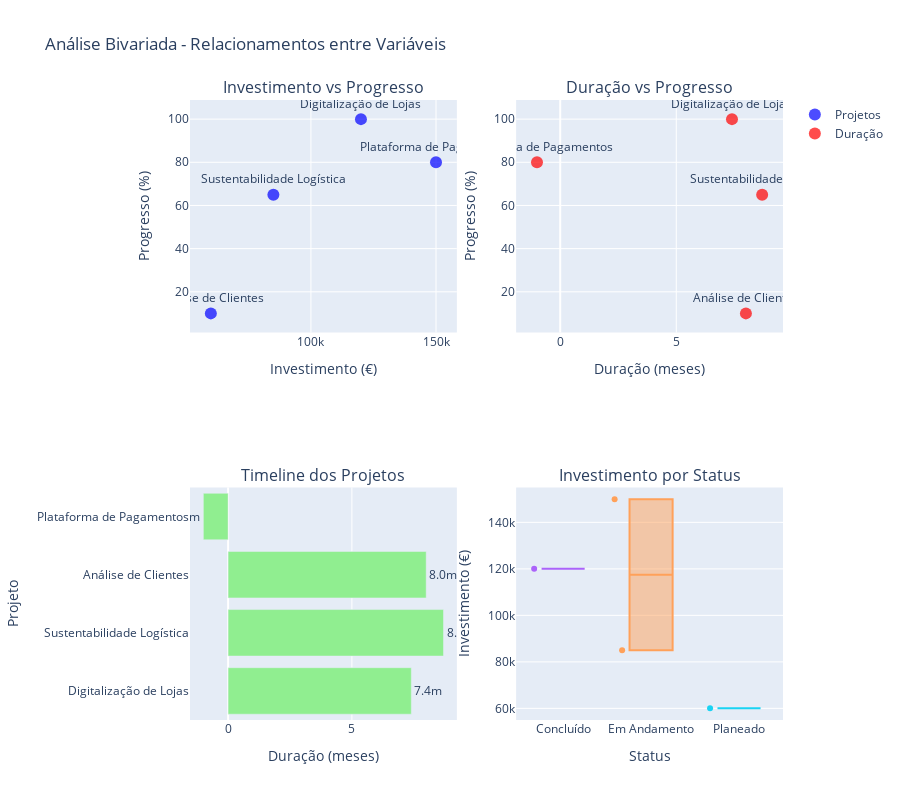

This figure's notebook cell:
### Markdown cell above
## 3. Análise Bivariada

### 3.1 Relação entre Investimento e Progresso

Uma questão fundamental na gestão de projetos é compreender se existe correlação entre o valor investido e o progresso alcançado.

### Code cell
# Análise bivariada - Correlações e relacionamentos
fig = make_subplots(
    rows=2, cols=2,
    subplot_titles=['Investimento vs Progresso', 'Duração vs Progresso', 
                   'Timeline dos Projetos', 'Investimento por Status'],
    specs=[[{"type": "scatter"}, {"type": "scatter"}],
           [{"type": "bar"}, {"type": "box"}]]
)

# Scatter 1: Investimento vs Progresso
fig.add_trace(
    go.Scatter(x=df['Investimento (€)'], 
               y=df['Progresso (%)'],
               text=df['Projeto'],
               mode='markers+text',
               textposition='top center',
               marker=dict(size=12, color='blue', opacity=0.7),
               name='Projetos'),
    row=1, col=1
)

# Scatter 2: Duração vs Progresso
fig.add_trace(
    go.Scatter(x=df['Duracao_meses'], 
               y=df['Progresso (%)'],
               text=df['Projeto'],
               mode='markers+text',
               textposition='top center',
               marker=dict(size=12, color='red', opacity=0.7),
               name='Duração'),
    row=1, col=2
)

# Timeline dos projetos (barras horizontais)
fig.add_trace(
    go.Bar(x=df['Duracao_meses'], 
           y=df['Projeto'],
           orientation='h',
           text=df['Duracao_meses'].apply(lambda x: f"{x:.1f}m"),
           textposition='outside',
           marker_color='lightgreen',
           name='Duração',
           showlegend=False),
    row=2, col=1
)

# Box plot: Investimento por Status
for status in df['Status'].unique():
    status_data = df[df['Status'] == status]
    fig.add_trace(
        go.Box(y=status_data['Investimento (€)'],
               name=status,
               boxpoints='all',
               jitter=0.3,
               showlegend=False),
        row=2, col=2
    )

fig.update_layout(height=800, title_text="Análise Bivariada - Relacionamentos entre Variáveis")
fig.update_xaxes(title_text="Investimento (€)", row=1, col=1)
fig.update_yaxes(title_text="Progresso (%)", row=1, col=1)
fig.update_xaxes(title_text="Duração (meses)", row=1, col=2)
fig.update_yaxes(title_text="Progresso (%)", row=1, col=2)
fig.update_xaxes(title_text="Duração (meses)", row=2, col=1)
fig.update_yaxes(title_text="Projeto", row=2, col=1)
fig.update_xaxes(title_text="Status", row=2, col=2)
fig.update_yaxes(title_text="Investimento (€)", row=2, col=2)

fig.show()

# Cálculo de correlações
correlacao_invest_progresso = df['Investimento (€)'].corr(df['Progresso (%)'])
correlacao_duracao_progresso = df['Duracao_meses'].corr(df['Progresso (%)'])

print("=== ANÁLISE DE CORRELAÇÕES ===")
print(f"• Correlação Investimento vs Progresso: {correlacao_invest_progresso:.3f}")
print(f"• Correlação Duração vs Progresso: {correlacao_duracao_progresso:.3f}")
print(f"• Interpretação: Correlação fraca/inexistente entre investimento e progresso")
print(f"• Observação: Projetos de maior duração tendem a ter menor progresso atual")

### Figure 1 — Plotly figure (JSON) as saved in the notebook; plotly's stock layout.template omitted (floating-point values rounded to 4 significant figures)
{"data": [{"marker": {"color": "blue", "opacity": 0.7, "size": 12}, "mode": "markers+text", "name": "Projetos", "text": ["Digitalização de Lojas", "Sustentabilidade Logística", "Análise de Clientes", "Plataforma de Pagamentos"], "textposition": "top center", "type": "scatter", "x": [120000, 85000, 60000, 150000], "xaxis": "x", "y": [100, 65, 10, 80], "yaxis": "y"}, {"marker": {"color": "red", "opacity": 0.7, "size": 12}, "mode": "markers+text", "name": "Duração", "text": ["Digitalização de Lojas", "Sustentabilidade Logística", "Análise de Clientes", "Plataforma de Pagamentos"], "textposition": "top center", "type": "scatter", "x": [7.4, 8.7, 8, -1], "xaxis": "x2", "y": [100, 65, 10, 80], "yaxis": "y2"}, {"marker": {"color": "lightgreen"}, "name": "Duração", "orientation": "h", "showlegend": false, "text": ["7.4m", "8.7m", "8.0m", "-1.0m"], "textposition": "outside", "type": "bar", "x": [7.4, 8.7, 8, -1], "xaxis": "x3", "y": ["Digitalização de Lojas", "Sustentabilidade Logística", "Análise de Clientes", "Plataforma de Pagamentos"], "yaxis": "y3"}, {"boxpoints": "all", "jitter": 0.3, "name": "Concluído", "showlegend": false, "type": "box", "xaxis": "x4", "y": [120000], "yaxis": "y4"}, {"boxpoints": "all", "jitter": 0.3, "name": "Em Andamento", "showlegend": false, "type": "box", "xaxis": "x4", "y": [85000, 150000], "yaxis": "y4"}, {"boxpoints": "all", "jitter": 0.3, "name": "Planeado", "showlegend": false, "type": "box", "xaxis": "x4", "y": [60000], "yaxis": "y4"}], "layout": {"annotations": [{"font": {"size": 16}, "showarrow": false, "text": "Investimento vs Progresso", "x": 0.225, "xanchor": "center", "xref": "paper", "y": 1, "yanchor": "bottom", "yref": "paper"}, {"font": {"size": 16}, "showarrow": false, "text": "Duração vs Progresso", "x": 0.775, "xanchor": "center", "xref": "paper", "y": 1, "yanchor": "bottom", "yref": "paper"}, {"font": {"size": 16}, "showarrow": false, "text": "Timeline dos Projetos", "x": 0.225, "xanchor": "center", "xref": "paper", "y": 0.375, "yanchor": "bottom", "yref": "paper"}, {"font": {"size": 16}, "showarrow": false, "text": "Investimento por Status", "x": 0.775, "xanchor": "center", "xref": "paper", "y": 0.375, "yanchor": "bottom", "yref": "paper"}], "height": 800, "title": {"text": "Análise Bivariada - Relacionamentos entre Variáveis"}, "xaxis": {"anchor": "y", "domain": [0, 0.45], "title": {"text": "Investimento (€)"}}, "xaxis2": {"anchor": "y2", "domain": [0.55, 1], "title": {"text": "Duração (meses)"}}, "xaxis3": {"anchor": "y3", "domain": [0, 0.45], "title": {"text": "Duração (meses)"}}, "xaxis4": {"anchor": "y4", "domain": [0.55, 1], "title": {"text": "Status"}}, "yaxis": {"anchor": "x", "domain": [0.625, 1], "title": {"text": "Progresso (%)"}}, "yaxis2": {"anchor": "x2", "domain": [0.625, 1], "title": {"text": "Progresso (%)"}}, "yaxis3": {"anchor": "x3", "domain": [0, 0.375], "title": {"text": "Projeto"}}, "yaxis4": {"anchor": "x4", "domain": [0, 0.375], "title": {"text": "Investimento (€)"}}}}
